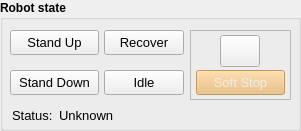
      <widget class="QGroupBox" name="groupBox_4">
       <property name="geometry">
        <rect>
         <x>4</x>
         <y>0</y>
         <width>301</width>
         <height>131</height>
        </rect>
       </property>
       <property name="minimumSize">
        <size>
         <width>0</width>
         <height>131</height>
        </size>
       </property>
       <property name="font">
        <font>
         <weight>75</weight>
         <bold>true</bold>
        </font>
       </property>
       <property name="title">
        <string>Robot state</string>
       </property>
       <widget class="QPushButton" name="pushButtonModeIdle">
        <property name="geometry">
         <rect>
          <x>104</x>
          <y>70</y>
          <width>80</width>
          <height>25</height>
         </rect>
        </property>
        <property name="minimumSize">
         <size>
          <width>80</width>
          <height>25</height>
         </size>
        </property>
        <property name="font">
         <font>
          <pointsize>10</pointsize>
          <weight>50</weight>
          <bold>false</bold>
         </font>
        </property>
        <property name="toolTip">
         <string>&lt;html&gt;&lt;head/&gt;&lt;body&gt;&lt;p&gt;Set robot idle&lt;/p&gt;&lt;/body&gt;&lt;/html&gt;</string>
        </property>
        <property name="text">
         <string>Idle</string>
        </property>
       </widget>
       <widget class="QPushButton" name="pushButtonModeDown">
        <property name="geometry">
         <rect>
          <x>10</x>
          <y>70</y>
          <width>89</width>
          <height>25</height>
         </rect>
        </property>
        <property name="font">
         <font>
          <pointsize>10</pointsize>
          <weight>50</weight>
          <bold>false</bold>
         </font>
        </property>
        <property name="toolTip">
         <string>&lt;html&gt;&lt;head/&gt;&lt;body&gt;&lt;p&gt;Put the robot in down position, same as controller [L2+A]&lt;/p&gt;&lt;/body&gt;&lt;/html&gt;</string>
        </property>
        <property name="text">
         <string>Stand Down</string>
        </property>
       </widget>
       <widget class="QPushButton" name="pushButtonModeUp">
        <property name="geometry">
         <rect>
          <x>10</x>
          <y>30</y>
          <width>89</width>
          <height>25</height>
         </rect>
        </property>
        <property name="font">
         <font>
          <pointsize>10</pointsize>
          <weight>50</weight>
          <bold>false</bold>
         </font>
        </property>
        <property name="toolTip">
         <string>&lt;html&gt;&lt;head/&gt;&lt;body&gt;&lt;p&gt;Put the robot in stand up position, same as controller [L2+A] + [L2+A]&lt;/p&gt;&lt;/body&gt;&lt;/html&gt;</string>
        </property>
        <property name="text">
         <string>Stand Up</string>
        </property>
       </widget>
       <widget class="QPushButton" name="pushButtonModeRecover">
        <property name="geometry">
         <rect>
          <x>104</x>
          <y>30</y>
          <width>80</width>
          <height>25</height>
         </rect>
        </property>
        <property name="minimumSize">
         <size>
          <width>80</width>
          <height>25</height>
         </size>
        </property>
        <property name="font">
         <font>
          <pointsize>10</pointsize>
          <weight>50</weight>
          <bold>false</bold>
         </font>
        </property>
        <property name="toolTip">
         <string>&lt;html&gt;&lt;head/&gt;&lt;body&gt;&lt;p&gt;Recover from failed motion&lt;/p&gt;&lt;/body&gt;&lt;/html&gt;</string>
        </property>
        <property name="text">
         <string>Recover</string>
        </property>
       </widget>
       <widget class="QFrame" name="frame">
        <property name="geometry">
         <rect>
          <x>190</x>
          <y>30</y>
          <width>101</width>
          <height>70</height>
         </rect>
        </property>
        <property name="frameShape">
         <enum>QFrame::StyledPanel</enum>
        </property>
        <property name="frameShadow">
         <enum>QFrame::Raised</enum>
        </property>
        <widget class="QPushButton" name="pushButtonModeLock">
         <property name="geometry">
          <rect>
           <x>30</x>
           <y>5</y>
           <width>40</width>
           <height>32</height>
          </rect>
         </property>
         <property name="minimumSize">
          <size>
           <width>40</width>
           <height>32</height>
          </size>
         </property>
         <property name="toolTip">
          <string>&lt;html&gt;&lt;head/&gt;&lt;body&gt;&lt;p&gt;Unlock the Soft Stop.&lt;/p&gt;&lt;/body&gt;&lt;/html&gt;</string>
         </property>
         <property name="text">
          <string/>
         </property>
         <property name="icon">
          <iconset resource="../../mapviz/src/resources/icons.qrc">
           <normaloff>:/images/locked_icon.png</normaloff>
           <normalon>:/images/unlocked_icon.png</normalon>:/images/locked_icon.png</iconset>
         </property>
         <property name="iconSize">
          <size>
           <width>30</width>
           <height>32</height>
          </size>
         </property>
         <property name="checkable">
          <bool>true</bool>
         </property>
         <property name="checked">
          <bool>false</bool>
         </property>
         <property name="default">
          <bool>false</bool>
         </property>
         <property name="flat">
          <bool>false</bool>
         </property>
        </widget>
        <widget class="QPushButton" name="pushButtonModeDamp">
         <property name="enabled">
          <bool>false</bool>
         </property>
         <property name="geometry">
          <rect>
           <x>6</x>
           <y>40</y>
           <width>89</width>
           <height>25</height>
          </rect>
         </property>
         <property name="font">
          <font>
           <pointsize>10</pointsize>
           <weight>50</weight>
           <bold>false</bold>
          </font>
         </property>
         <property name="toolTip">
          <string>&lt;html&gt;&lt;head/&gt;&lt;body&gt;&lt;p&gt;Soft emergency stop. Put the robot in damping state, same as controller [L2+B].&lt;/p&gt;&lt;p&gt;&lt;span style=&quot; font-weight:600;&quot;&gt;Locked&lt;/span&gt; if the robot is not in Stand Down position to avoid damage caused by sudden collapse of the legs. Use the unlock button to override this.&lt;/p&gt;&lt;/body&gt;&lt;/html&gt;</string>
         </property>
         <property name="styleSheet">
          <string notr="true">QPushButton {
background-color: rgb(245, 121, 0);
color: rgb(238, 238, 236);
alternate-background-color: rgb(233, 185, 110);
}
QPushButton:disabled {
background-color:rgb(233, 185, 110);
}
</string>
         </property>
         <property name="text">
          <string>Soft Stop</string>
         </property>
        </widget>
       </widget>
       <widget class="QWidget" name="layoutWidget_4">
        <property name="geometry">
         <rect>
          <x>0</x>
          <y>100</y>
          <width>345</width>
          <height>31</height>
         </rect>
        </property>
        <layout class="QFormLayout" name="formLayout_4">
         <property name="sizeConstraint">
          <enum>QLayout::SetNoConstraint</enum>
         </property>
         <property name="fieldGrowthPolicy">
          <enum>QFormLayout::AllNonFixedFieldsGrow</enum>
         </property>
         <property name="rowWrapPolicy">
          <enum>QFormLayout::DontWrapRows</enum>
         </property>
         <property name="labelAlignment">
          <set>Qt::AlignLeading|Qt::AlignLeft|Qt::AlignTop</set>
         </property>
         <property name="formAlignment">
          <set>Qt::AlignLeading|Qt::AlignLeft|Qt::AlignTop</set>
         </property>
         <property name="leftMargin">
          <number>12</number>
         </property>
         <property name="topMargin">
          <number>5</number>
         </property>
         <property name="rightMargin">
          <number>10</number>
         </property>
         <property name="bottomMargin">
          <number>5</number>
         </property>
         <item row="0" column="0">
          <widget class="QLabel" name="label_status_mode">
           <property name="maximumSize">
            <size>
             <width>60</width>
             <height>16777215</height>
            </size>
           </property>
           <property name="font">
            <font>
             <pointsize>10</pointsize>
             <weight>50</weight>
             <bold>false</bold>
            </font>
           </property>
           <property name="text">
            <string>Status:</string>
           </property>
          </widget>
         </item>
         <item row="0" column="1">
          <widget class="QLabel" name="status_mode">
           <property name="sizePolicy">
            <sizepolicy hsizetype="MinimumExpanding" vsizetype="Expanding">
             <horstretch>0</horstretch>
             <verstretch>0</verstretch>
            </sizepolicy>
           </property>
           <property name="maximumSize">
            <size>
             <width>500</width>
             <height>16777215</height>
            </size>
           </property>
           <property name="font">
            <font>
             <pointsize>10</pointsize>
             <weight>50</weight>
             <bold>false</bold>
            </font>
           </property>
           <property name="styleSheet">
            <string notr="true"/>
           </property>
           <property name="text">
            <string>Unknown</string>
           </property>
           <property name="wordWrap">
            <bool>true</bool>
           </property>
          </widget>
         </item>
        </layout>
       </widget>
      </widget>
